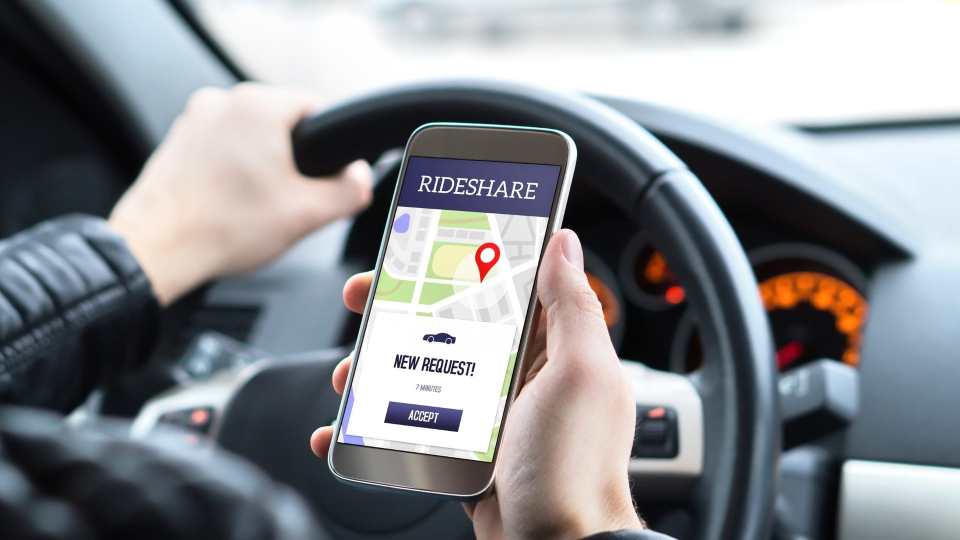
#> input picture src/assets/blog/driving-electric-for-rideshare-and-gig-work.jpg, 1920 x 1080 px (shown at 1/2 size)
$ python og-flyer.py ../src/assets/blog/driving-electric-for-rideshare-and-gig-work.jpg ../src/assets/blog/electric-school-buses-what-parents-and-school-boards-should-know.jpg
#> lines starting #> are read from the running program, lines starting #| are printed output that depends on the picture
"""Turn an event flyer into a 1200x630 share image (JPEG).

The whole flyer is shown, centred over a blurred, darkened copy of itself, so
portrait and square flyers are not cropped by Facebook/LinkedIn/Slack previews.
Usage: python scripts/og-flyer.py <src image> <dest .jpg>
"""
import sys
from PIL import Image, ImageFilter, ImageEnhance

W, H = 1200, 630
src, dest = sys.argv[1], sys.argv[2]
img = Image.open(src).convert("RGB")
#> img is the input picture: PIL image 1920x1080 RGB; mean R, G, B 136.7, 139.5, 143.6

bg = img.copy()
scale = max(W / bg.width, H / bg.height)
#> scale = 0.625
bg = bg.resize((round(bg.width * scale), round(bg.height * scale)), Image.LANCZOS)
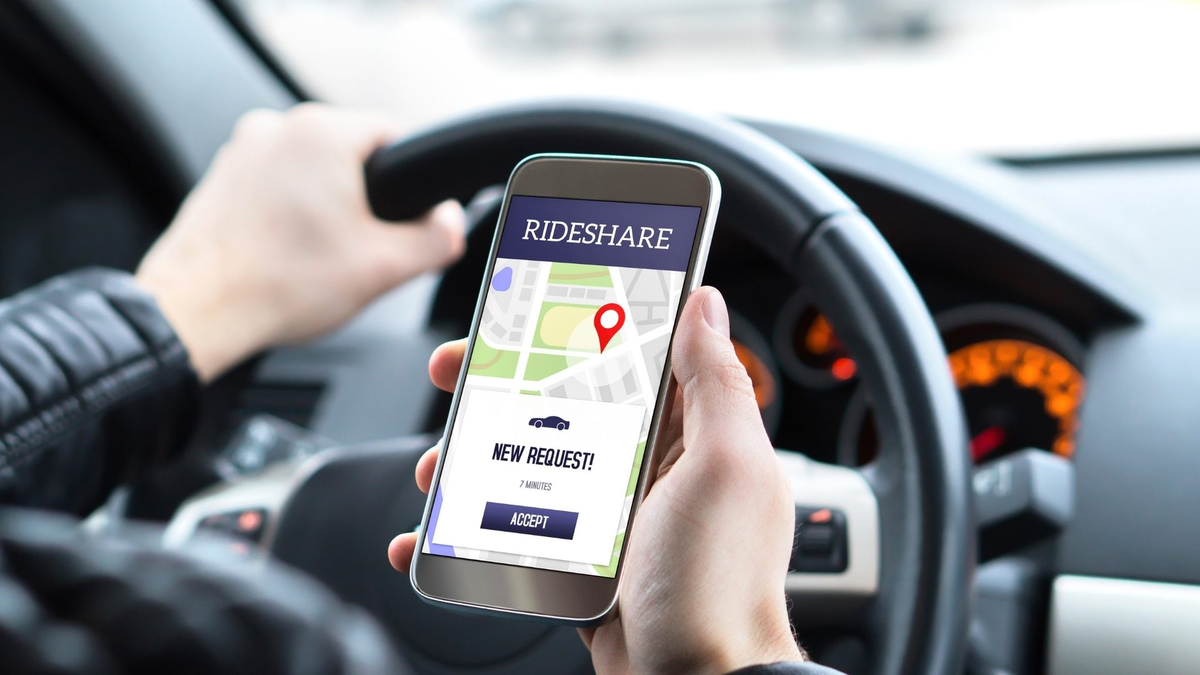
#> bg: PIL image 1200x675 RGB; mean R, G, B 136.7, 139.5, 143.6
left, top = (bg.width - W) // 2, (bg.height - H) // 2
#> left = 0; top = 22
bg = bg.crop((left, top, left + W, top + H)).filter(ImageFilter.GaussianBlur(28))
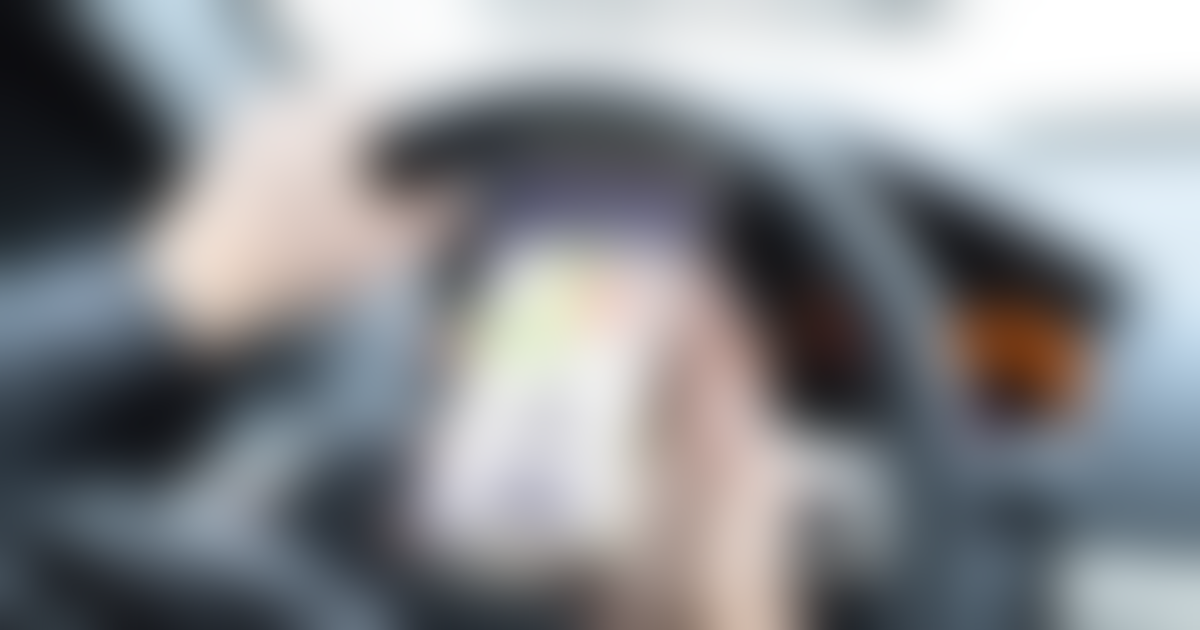
#> bg: PIL image 1200x630 RGB; mean R, G, B 136.7, 139.3, 143.4
bg = ImageEnhance.Brightness(bg).enhance(0.55)
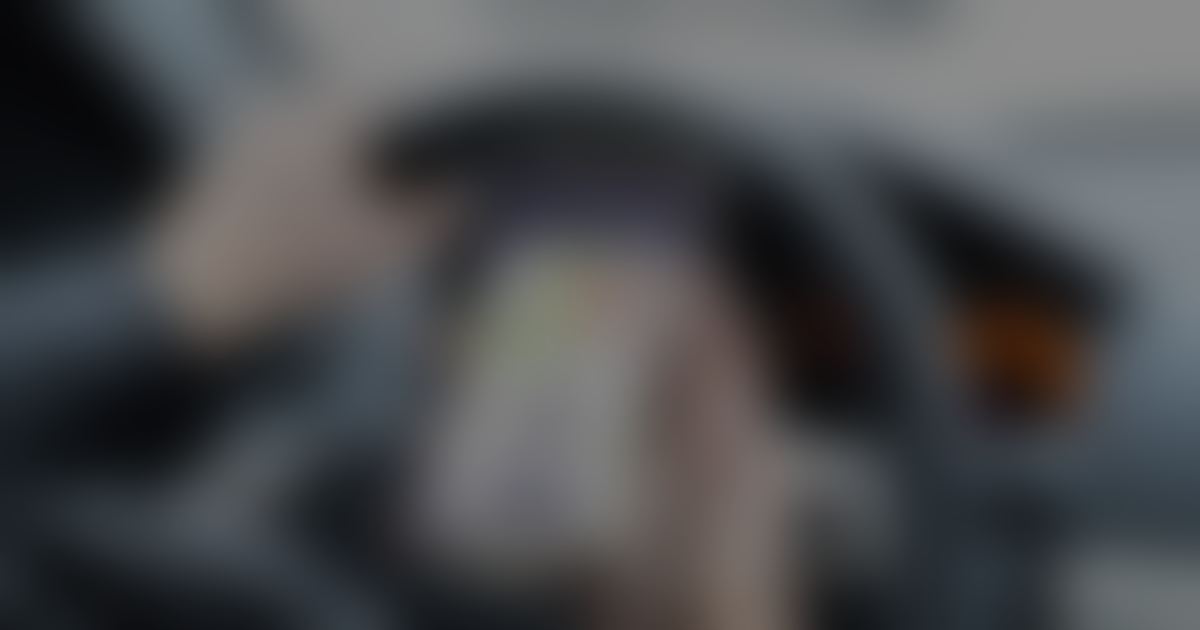
#> bg: PIL image 1200x630 RGB; mean R, G, B 74.7, 76.1, 78.4

fit = min(W / img.width, H / img.height)
#> fit = 0.583
fg = img.resize((round(img.width * fit), round(img.height * fit)), Image.LANCZOS)
bg.paste(fg, ((W - fg.width) // 2, (H - fg.height) // 2))
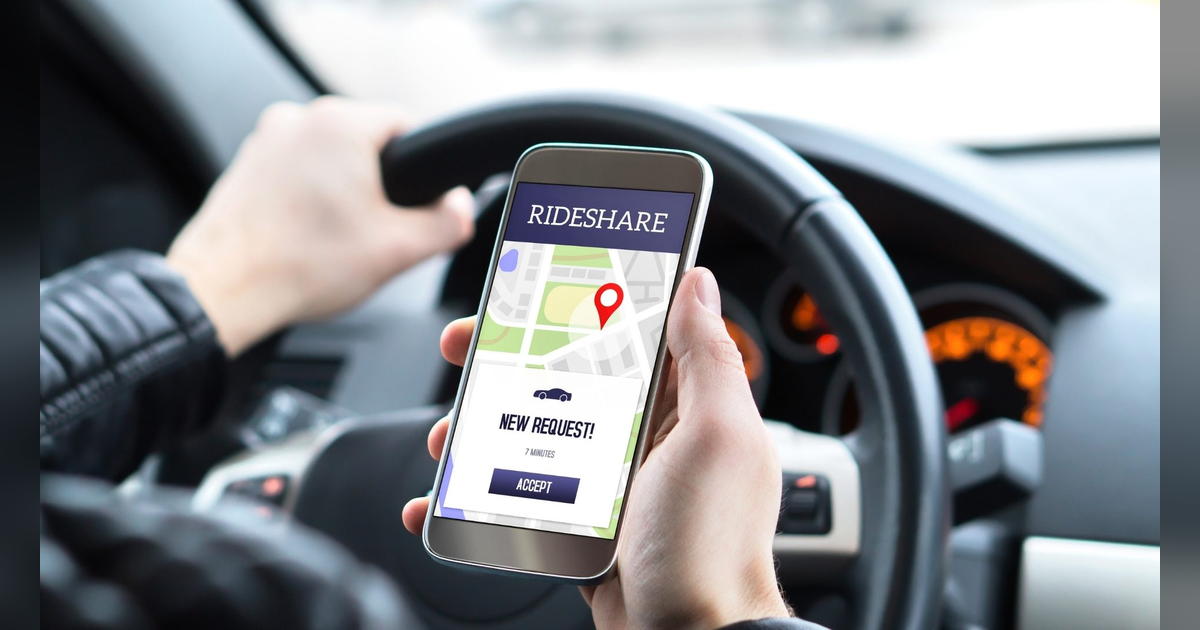
#> bg: PIL image 1200x630 RGB; mean R, G, B 131.9, 134.9, 139.1
bg.save(dest, "JPEG", quality=85, optimize=True, progressive=True)

$ run again, on src/assets/blog/ev-safety-facts-crashes-fires-flooding-charging-in-rain.jpg
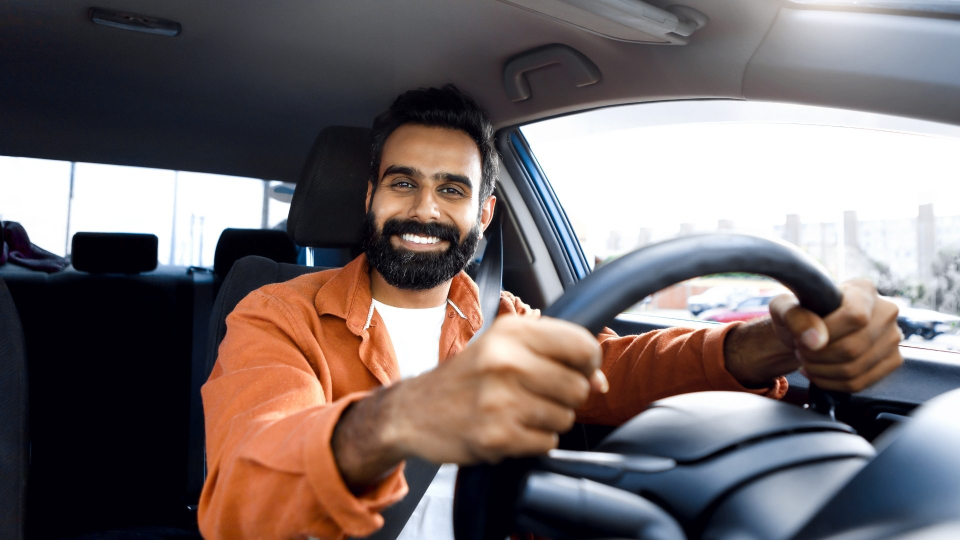
#> input picture src/assets/blog/ev-safety-facts-crashes-fires-flooding-charging-in-rain.jpg, 1920 x 1080 px (shown at 1/2 size)
#> img is the input picture: PIL image 1920x1080 RGB; mean R, G, B 117.3, 106.8, 107
#> `bg = ImageEnhance.Brightness(bg).enhance(0.55)`:
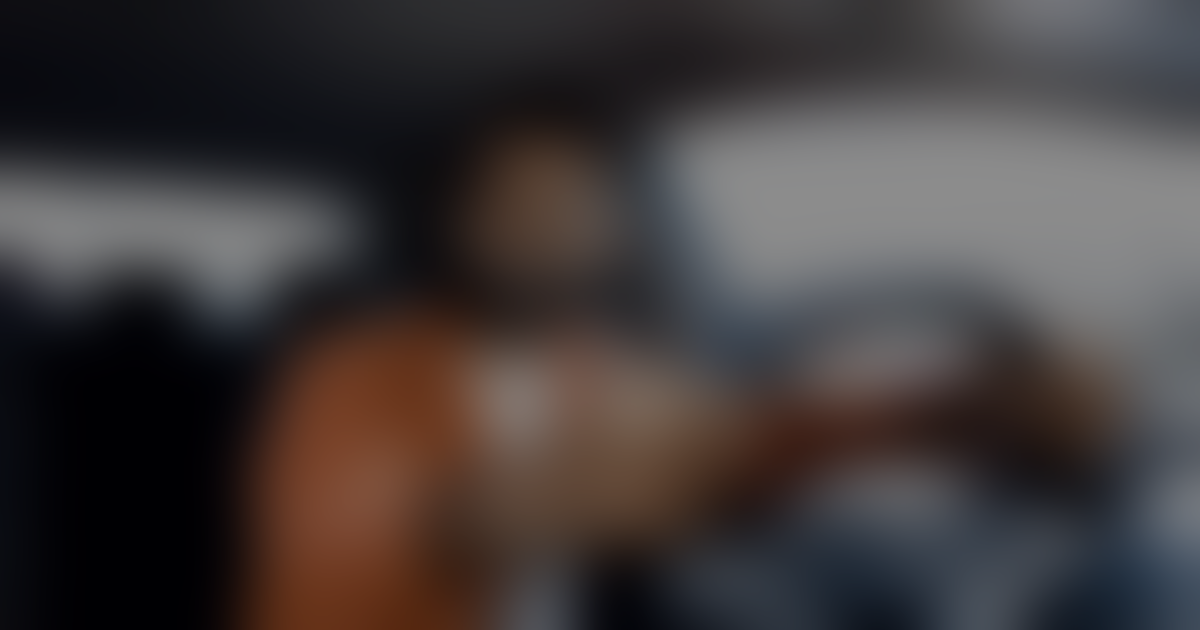
#> bg: PIL image 1200x630 RGB; mean R, G, B 65.2, 59.2, 59.2
#> `bg.paste(fg, ((W - fg.width) // 2, (H - fg.height) // 2))`:
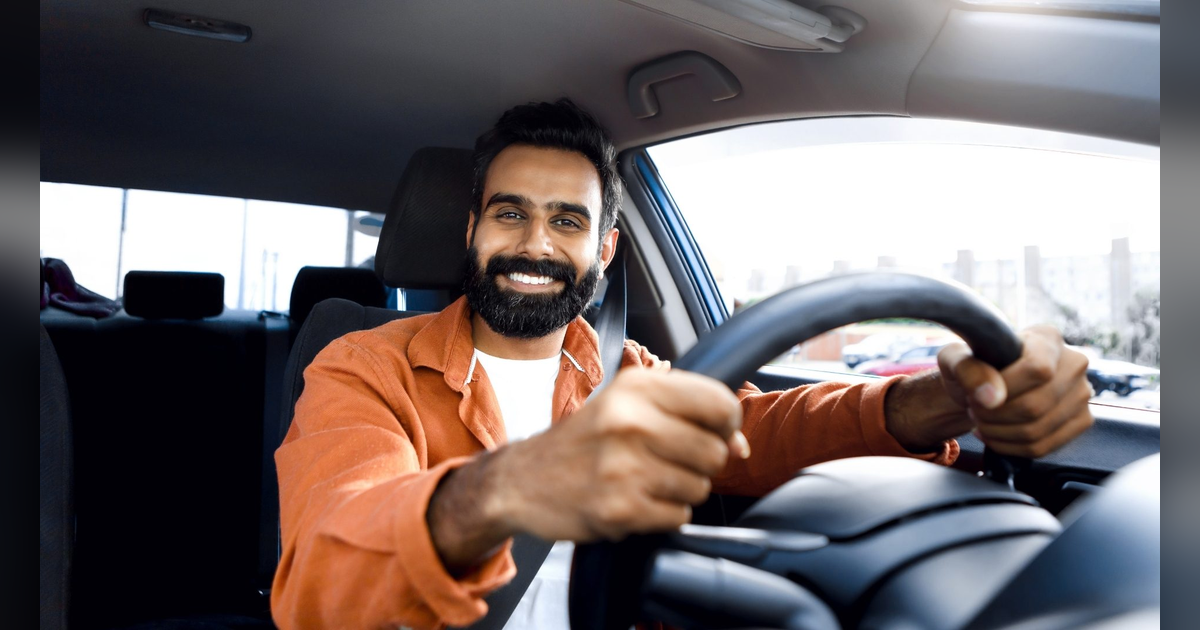
#> bg: PIL image 1200x630 RGB; mean R, G, B 113.6, 104, 104.5
